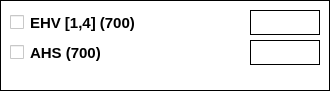
   <widget class="QFrame" name="box_eq">
    <property name="geometry">
     <rect>
      <x>10</x>
      <y>770</y>
      <width>330</width>
      <height>91</height>
     </rect>
    </property>
    <property name="styleSheet">
     <string>border: 1px solid black; background-color: white;</string>
    </property>
    <property name="frameShape">
     <enum>QFrame::Shape::Box</enum>
    </property>
    <widget class="QCheckBox" name="c_eq1">
     <property name="geometry">
      <rect>
       <x>10</x>
       <y>10</y>
       <width>230</width>
       <height>25</height>
      </rect>
     </property>
     <property name="font">
      <font>
       <pointsize>11</pointsize>
       <bold>true</bold>
      </font>
     </property>
     <property name="styleSheet">
      <string>border: none;</string>
     </property>
     <property name="text">
      <string>EHV [1,4] (700)</string>
     </property>
    </widget>
    <widget class="QLineEdit" name="e_eq1">
     <property name="geometry">
      <rect>
       <x>250</x>
       <y>10</y>
       <width>70</width>
       <height>25</height>
      </rect>
     </property>
    </widget>
    <widget class="QCheckBox" name="c_eq2">
     <property name="geometry">
      <rect>
       <x>10</x>
       <y>40</y>
       <width>230</width>
       <height>25</height>
      </rect>
     </property>
     <property name="font">
      <font>
       <pointsize>11</pointsize>
       <bold>true</bold>
      </font>
     </property>
     <property name="styleSheet">
      <string>border: none;</string>
     </property>
     <property name="text">
      <string>AHS (700)</string>
     </property>
    </widget>
    <widget class="QLineEdit" name="e_eq2">
     <property name="geometry">
      <rect>
       <x>250</x>
       <y>40</y>
       <width>70</width>
       <height>25</height>
      </rect>
     </property>
    </widget>
   </widget>
